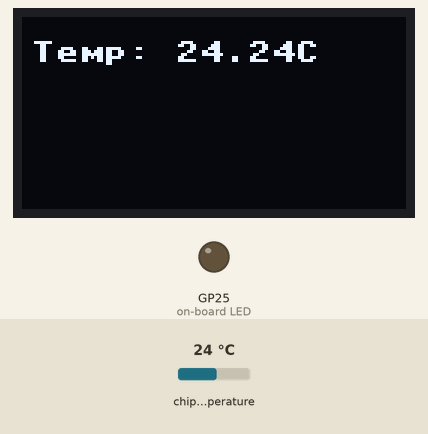
A program run on a simulated Raspberry Pi Pico running MicroPython. Shown: 128×64 one-colour display, output pins drawn as LEDs (lit = HIGH). Dashed ring = blinking. The test bench sets the inputs (shaded band); at power-on: chip temperature 24 °C. Library files of the repository ran but are not shown: ssd1306.py; what the program prints to the serial console is not drawn.

Above: at 1.2 s.
1.3 s: chip temperature set to 28 °C
At 1.51 s:
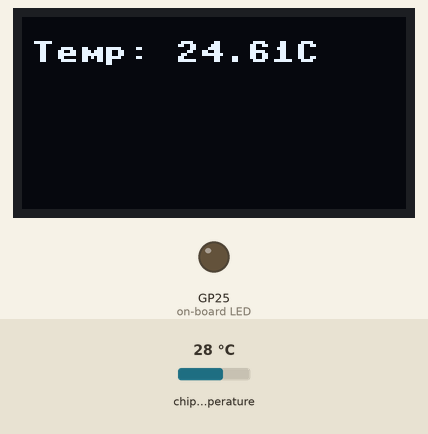
2.9 s: chip temperature set to 31 °C
At 3.57 s:
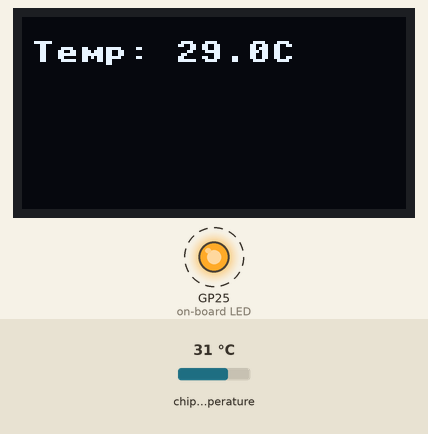
5.9 s: chip temperature set to 1 °C
At 8.9 s:
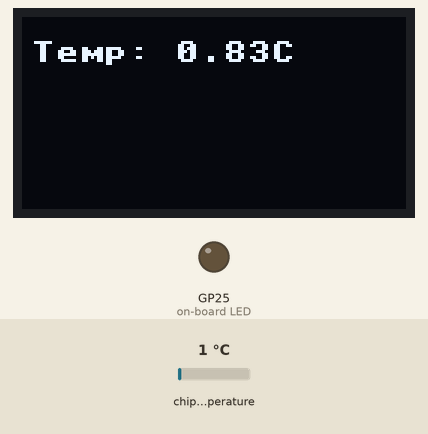
Timing chart, 0 to 10.4 s (numbered marks = the images above; inputs shaded):
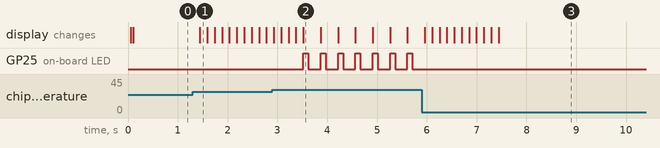

The program:

main.py
```python
from libs.utils.data import getAverageFromList, maintainAmountOfValuesInList
from libs.components.screen import Screen
from libs.components.led import Led
from libs.components.termometer import Termometer
import utime

# Init LEDS
activityLed = Led()
termometer = Termometer()
screen = Screen()

listOfTemperatures = []

while True:
    screen.clear()
    maintainAmountOfValuesInList(
        listOfTemperatures, termometer.getTemperature())
    screen.showText(f'Temp: {getAverageFromList(listOfTemperatures)}C')

    if (getAverageFromList(listOfTemperatures) >= 29):
        activityLed.working()
    else:
        activityLed.off()

    utime.sleep(0.1)
```

data.py
```python
def getAverageFromList(list):
    return round(sum(list) / len(list),2)

def maintainAmountOfValuesInList(array, value):
    if len(array) <= 10:
        array.append(value)
    else:
        array.pop(0)
        array.append(value)
    return array
```

screen.py
```python
from machine import I2C, Pin
from libs.dependencies.ssd1306 import SSD1306_I2C

class Screen():
    sda = int
    scl = int
    i2c = I2C
    instance = SSD1306_I2C

    def __init__(self, width = 128, height = 64, sda = 8, scl = 9):
        self.sda = sda
        self.scl = scl
        self.width = width
        self.height = height
        self.i2c = I2C(0, scl=Pin(scl), sda=Pin(sda), freq=200000)
        self.instance = SSD1306_I2C(self.width, self.height, self.i2c)
        print("I2C Address      : " + hex(self.i2c.scan()[0]).upper())
        print("I2C Configuration: " + str(self.i2c))

    def clear(self):
        self.instance.fill(0)


    def showText(self,message):
        self.clear()
        self.instance.text(message, 3, 8)
        self.instance.show()
```

led.py
```python
from machine import Pin
import utime


class Led():
    pin = int
    instance = Pin

    def __init__(self, pinNumber=25):
        self.pin = pinNumber
        self.instance = Pin(self.pin, Pin.OUT)
        print(f'Led init successfuly on pin {self.pin}')

    def on(self):
        self.instance.value(True)

    def off(self):
        self.instance.value(False)

    def working(self):
        self.on()
        utime.sleep(0.1)
        self.off()
        utime.sleep(0.1)
```

termometer.py
```python
from machine import ADC

class Termometer():
    pin=int
    instance = ADC
    def __init__(self,pin = 4):
        self.pin = pin
        self.instance = ADC(self.pin)
        print(f'Termometer init successfuly on pin {self.pin}')

    def getReading(self):
        conversion_factor = 3.3 / 65535
        return self.instance.read_u16() * conversion_factor

    def getTemperature(self):
        return round(27 - (self.getReading() - 0.706) / 0.001721, 2)
```

Measured:
- the behaviour switches between 29 and 30 °C on chip temperature (found by bisection; images 1 and 2)
- after the input at 1.3 s, the display: changes after 0.14 s (image 1)
- after the input at 2.9 s, GP25 (on-board LED): alternates HIGH for 0.10 s and LOW for 0.25 s, starting after 0.62 s; the display: first differs from a run without the input after 0.18 s (image 2 shows a later state)
- after the input at 5.9 s, GP25 (on-board LED): stops changing and stays LOW; the display: first changes after 0.06 s (image 3 shows a later state)
